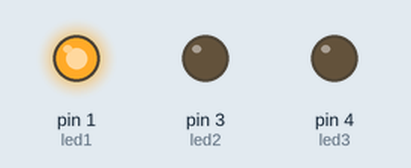
Recording of a sketch running on a simulated Arduino Uno, built with avr-gcc and run on an emulated ATmega328P. Parts: output pins drawn as LEDs (lit = HIGH).

Above: at 0.5 s.
At 1.5 s:
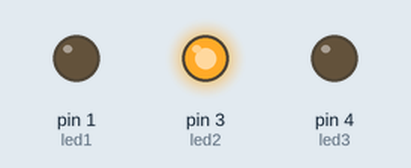
At 5.5 s:
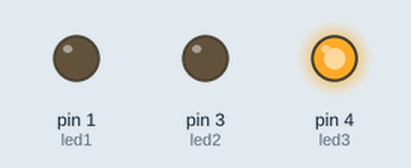
Timing chart, 0 to 6.9 s (numbered marks = the images above):
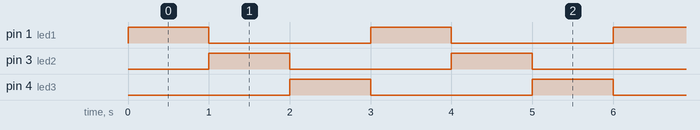

Measured:
- by itself, pin 1 (led1), pin 3 (led2), pin 4 (led3): alternates HIGH for 1.0 s and LOW for 2.0 s
- by itself, everything shown: repeats every 3.0 s, in 3 steps

The sketch:

Blink_Led_In_Sequence.ino
```cpp
int led1=1;
int led2=3;
int led3=4;

void setup() {
  // put your setup code here, to run once:
  pinMode(led1,OUTPUT);
  pinMode(led2,OUTPUT);
  pinMode(led3,OUTPUT);

}

void loop() {
  // put your main code here, to run repeatedly:

    digitalWrite(led1,1);
     digitalWrite(led2,0);
     digitalWrite(led3,0);
    delay(1000);

    digitalWrite(led2,1);
      digitalWrite(led1,0);
      digitalWrite(led3,0);
    delay(1000);

    digitalWrite(led3,1);
      digitalWrite(led2,0);
      digitalWrite(led1,0);
    delay(1000);


}
```
